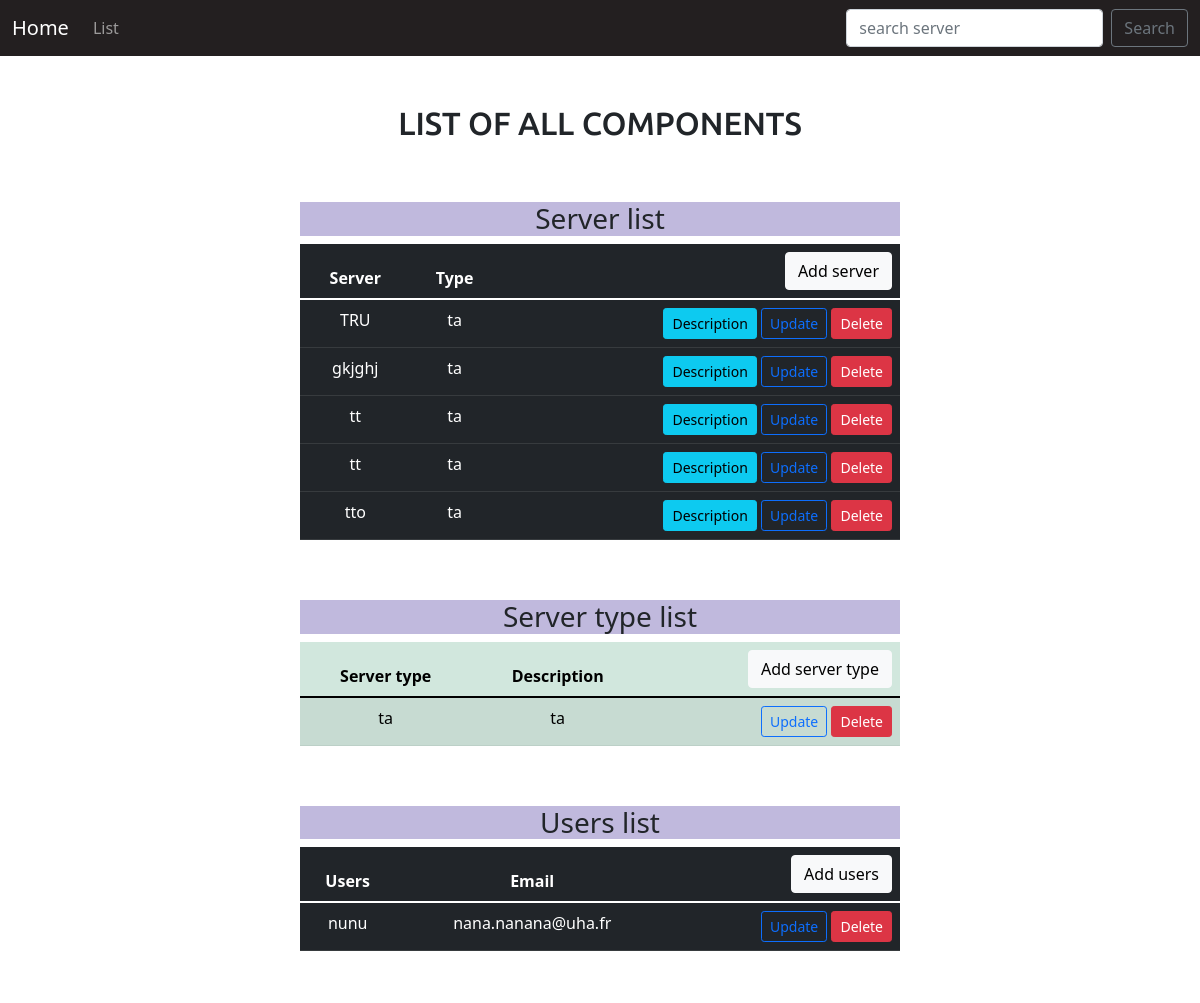
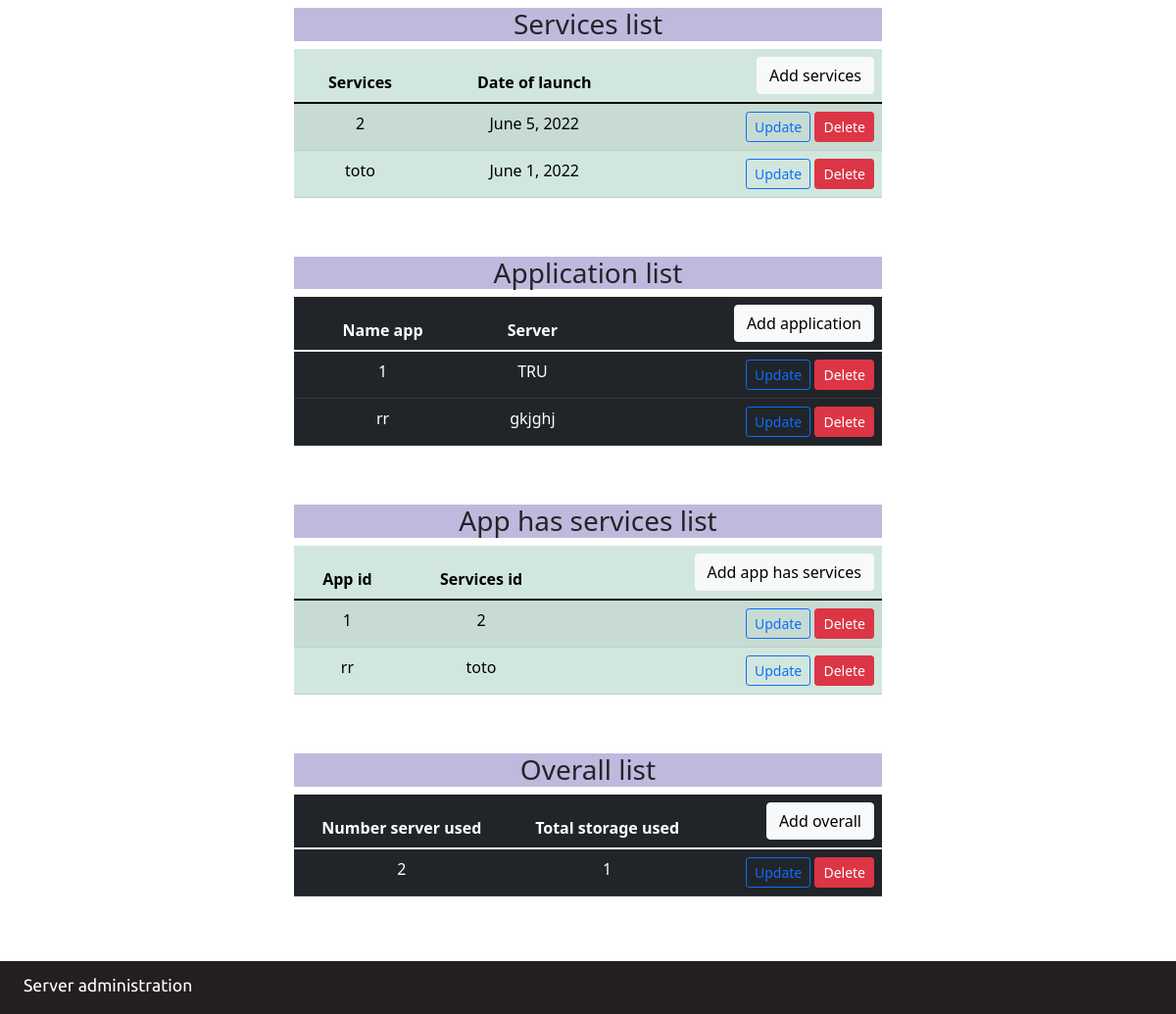
Page /list/ on the committed database (2 pictures, top to bottom).
### crud_main/models.py (models this page shows, shortened)
class server(models.Model):
    server_id = models.UUIDField(default=uuid.uuid4, unique=True, primary_key=True, editable=False)
    name = models.CharField(max_length=45)
    type_of_server = models.ForeignKey(type_of_server, on_delete=models.CASCADE)
    processor_number = models.CharField(max_length=45, blank=False)
    memory_capacity = models.CharField(max_length=45)
    storage_capacity = models.CharField(max_length=45)
    class Meta:
        ordering = ["name"]
        verbose_name_plural = "Servers"
    def __str__(self):
        return self.name

class type_of_server(models.Model):
    type_server_id = models.UUIDField(default=uuid.uuid4, unique=True, primary_key=True, editable=False)
    server_type = models.CharField(max_length=45)
    description = models.CharField(max_length=45)
    class Meta:
        ordering = ["type_server_id"]
        verbose_name_plural = "types_of_server"
    def __str__(self):
        return self.server_type

class user(models.Model):
    user_id = models.UUIDField(default=uuid.uuid4, unique=True, primary_key=True, editable=False)
    user_name = models.CharField(max_length=45)
    sur_name = models.CharField(max_length=45)
    email = models.EmailField()
    class Meta:
        ordering = ["user_id"]
        verbose_name_plural = "Users"

class services(models.Model):
    service_id = models.UUIDField(default=uuid.uuid4, unique=True, primary_key=True, editable=False)
    name_of_service = models.CharField(max_length=45)
    date_of_launch = models.DateField()
    memory_used = models.CharField(max_length=45)
    ram_memory = models.CharField(max_length=45)
    service_launched_onto = models.ForeignKey(server, on_delete=models.CASCADE)
    class Meta:
        ordering = ["service_id"]
        verbose_name_plural = "Services"
    def __str__(self):
        return self.name_of_service

class application(models.Model):
    app_id = models.UUIDField(default=uuid.uuid4, unique=True, blank=False, primary_key=False, editable=False)
    name_app = models.CharField(max_length=45)
    logo_app = models.ImageField(null = True, blank = True)
    server = models.ForeignKey(server, on_delete=models.CASCADE)
    user = models.ForeignKey("user", on_delete=models.CASCADE)
    class Meta:
        ordering = ["name_app"]
        verbose_name_plural = "Apps"
    def __str__(self):
        return self.name_app

class applicaitonshasservices(models.Model):
    app_id = models.ForeignKey(application, blank = False, on_delete=models.CASCADE)
    services_id = models.ForeignKey(services, blank = False, on_delete=models.CASCADE)
    class Meta:
        ordering = ["app_id"]
        verbose_name_plural = "AppsHasService"

class overall(models.Model):
    id = models.UUIDField(default=uuid.uuid4, unique=True, primary_key=True, editable=False)
    number_of_server_used = models.IntegerField()
    total_storage_used = models.IntegerField()
    class Meta:
        ordering = ["number_of_server_used"]
        verbose_name_plural = "Overall"

### crud_main/views.py (the view)
# urls.py: path('list/', views.list, name = "list"),
def list (request):
    serverlist = server.objects.all()
    type_of_serverlist = type_of_server.objects.all()
    userslist = user.objects.all()
    serverslist = services.objects.all()
    applicationslist = application.objects.all()
    applicationhasservices = applicaitonshasservices.objects.all()
    overalllist = overall.objects.all()
    context = {'server':serverlist,'type_of_server':type_of_serverlist,'users':userslist,'servers':serverslist,'applications':applicationslist,'applicationshasservices':applicationhasservices,'overall':overalllist}
    return render(request, 'crud_main/list.html', context)

### crud_main/templates/crud_main/list.html
{% extends "base.html" %}
{% block content %}
<br></br>
<div class="toutout">
  <center><h2 class="tlist">LIST OF ALL COMPONENTS</h2></center>
  <div class="tout">
    <center><h3 class="stlist">Server list</h3></center>
    <table class="table table-dark table-hover">
      <thead>
        <tr>
          <th scope="col" class="text-center">Server</th>
          <th scope="col" class="text-center">Type</th>
          <th class="text-end"><a href="{% url 'crud_main:create_server' %}" type="button" class="btn btn-light">Add server</a></th>
        </tr>
      </thead>
      <tbody>
        <tr>
            {% for list in server %}
          <td class="text-center">{{list.name}}</td>
          <td class="text-center">{{list.type_of_server}}</td>
          <td class="text-end">
            <a href="{% url 'crud_main:show_server' list.server_id %}" type="button" class="btn btn-info btn-sm">Description </a>
            <a href="{% url 'crud_main:update_server' list.server_id %}" type="button" class="btn btn-outline-primary btn-sm">Update</a>
            <a href="{% url 'crud_main:delete_servers' list.server_id %}" type="button" class="btn btn-danger btn-sm">Delete</a>
        </td>
        </tr>
        {% endfor %}
      </tbody>
    </table>
  </div>
  <div class="tout">
    <center><h3 class="stlist">Server type list</h3></center>
    <table class="table table-success table-striped">
      <thead>
        <tr>
          <th scope="col" class="text-center">Server type</th>
          <th scope="col" class="text-center">Description</th>
          <th class="text-end"><a href="{% url 'crud_main:type_of_server' %}" type="button" class="btn btn-light">Add server type</a></th>
        </tr>
      </thead>
      <tbody>
        <tr>
        {% for list in type_of_server %}
          <td class="text-center">{{list.server_type}}</td>
          <td class="text-center">{{list.description}}</td>
          <td class="text-end">
            <a href="{% url 'crud_main:update_type_of_server' list.type_server_id %}" type="button" class="btn btn-outline-primary btn-sm">Update</a>
            <a href="{% url 'crud_main:delete_type_of_server' list.type_server_id %}" type="button" class="btn btn-danger btn-sm">Delete</a>
        </td>
        </tr>
        {% endfor %}
      </tbody>
    </table>
  </div>
  <div class="tout">
    <center><h3 class="stlist">Users list</h3></center>
    <table class="table table-dark table-hover">
      <thead>
        <tr>
          <th scope="col" class="text-center">Users</th>
          <th scope="col" class="text-center">Email</th>
          <th class="text-end"><a href="{% url 'crud_main:users' %}" type="button" class="btn btn-light">Add users</a></th>
        </tr>
      </thead>
      <tbody>
        <tr>
        {% for list in users %}
          <td class="text-center">{{list.user_name}}</td>
          <td class="text-center">{{list.email}}</td>
          <td class="text-end">
            <a href="{% url 'crud_main:update_users' list.user_id %}" type="button" class="btn btn-outline-primary btn-sm">Update</a>
            <a href="{% url 'crud_main:delete_users' list.user_id %}" type="button" class="btn btn-danger btn-sm">Delete</a>
        </td>
        </tr>
        {% endfor %}
      </tbody>
    </table>
  </div>
  <div class="tout">
    <center><h3 class="stlist">Services list</h3></center>
    <table class="table table-success table-striped">
      <thead>
        <tr>
          <th scope="col" class="text-center">Services</th>
          <th scope="col" class="text-center">Date of launch</th>
          <th class="text-end"><a href="{% url 'crud_main:servers' %}" type="button" class="btn btn-light">Add services</a></th>
        </tr>
      </thead>
      <tbody>
        <tr>
          {% for list in servers %}
          <td class="text-center">{{list.name_of_service}}</td>
          <td class="text-center">{{list.date_of_launch}}</td>
          <td class="text-end">
            <a href="{% url 'crud_main:update_servers' list.service_id %}" type="button" class="btn btn-outline-primary btn-sm">Update</a>
            <a href="{% url 'crud_main:delete_servers' list.service_id %}" type="button" class="btn btn-danger btn-sm">Delete</a>
          </td>
        </tr>
        {% endfor %}
      </tbody>
    </table>
  </div>
  <div class="tout">
    <center><h3 class="stlist">Application list</h3></center>
    <table class="table table-dark table-hover">
      <thead>
        <tr>
          <th scope="col" class="text-center">Name app</th>
          <th scope="col" class="text-center">Server</th>
          <th class="text-end"><a href="{% url 'crud_main:applications' %}" type="button" class="btn btn-light">Add application</a></th>
        </tr>
      </thead>
      <tbody>
        <tr>
            {% for list in applications %}
          <td class="text-center">{{list.name_app}}</td>
          <td class="text-center">{{list.server}}</td>
          <td class="text-end">
            <a href="{% url 'crud_main:update_applications' list.app_id %}" type="button" class="btn btn-outline-primary btn-sm">Update</a>
            <a href="{% url 'crud_main:delete_applications' list.app_id %}" type="button" class="btn btn-danger btn-sm">Delete</a>
        </td>
        </tr>
        {% endfor %}
      </tbody>
    </table>
  </div>
  <div class="tout">
    <center><h3 class="stlist">App has services list</h3></center>
    <table class="table table-success table-striped">
      <thead>
        <tr>
          <th scope="col" class="text-center">App id</th>
          <th scope="col" class="text-center">Services id</th>
          <th class="text-end"><a href="{% url 'crud_main:apphasservices' %}" type="button" class="btn btn-light">Add app has services</a></th>
        </tr>
      </thead>
      <tbody>
        <tr>
            {% for list in applicationshasservices %}
          <td class="text-center">{{list.app_id}}</td>
          <td class="text-center">{{list.services_id}}</td>
          <td class="text-end">
            <a href="{% url 'crud_main:update_app_has_services' list.app_id %}" type="button" class="btn btn-outline-primary btn-sm">Update</a>
            <a href="{% url 'crud_main:delete_app_has_services' list.app_id %}" type="button" class="btn btn-danger btn-sm">Delete</a>
        </td>
        </tr>
        {% endfor %}
      </tbody>
    </table>
  </div>
  <div class="tout">
    <center><h3 class="stlist">Overall list</h3></center>
    <table class="table table-dark table-hover">
      <thead>
        <tr>
          <th scope="col" class="text-center">Number server used</th>
          <th scope="col" class="text-center">Total storage used</th>
          <th class="text-end"><a href="{% url 'crud_main:overall' %}" type="button" class="btn btn-light">Add overall</a></th>
        </tr>
      </thead>
      <tbody>
        <tr>
            {% for list in overall %}
          <td class="text-center">{{list.number_of_server_used}}</td>
          <td class="text-center">{{list.total_storage_used}}</td>
          <td class="text-end">
            <a href="{% url 'crud_main:update_overall' list.id %}" type="button" class="btn btn-outline-primary btn-sm">Update</a>
            <a href="{% url 'crud_main:delete_overall' list.id %}" type="button" class="btn btn-danger btn-sm">Delete</a>
        </td>
        </tr>
        {% endfor %}
      </tbody>
    </table>
  </div>
</div>
<br></br>
<br></br>
{% endblock %}

### templates/base.html (shortened to what this page needs)
{%load static%}
<!DOCTYPE html>
<html lang="en">
<head>
    <link rel="stylesheet" href="{% static 'lol.css' %}">
    <link href="https://cdn.jsdelivr.net/npm/bootstrap@5.1.3/dist/css/bootstrap.min.css" rel="stylesheet">
</head>
<body>
    <nav class="navbar navbar-expand-lg navbar-dark" style="background-color: #231F20;">
      <div class="container-fluid">
        <a class="navbar-brand" href="{% url 'crud_main:dataView' %}" >Home</a>
        <div class="collapse navbar-collapse" id="navbarSupportedContent">
          <ul class="navbar-nav me-auto mb-2 mb-lg-0">
            <li class="nav-item">
              <a class="nav-link" href="{% url 'crud_main:list' %}">List</a>
            </li>
          </ul>
          <form class="d-flex" role="search" method=POST action="">
            <input class="form-control me-2" type="search" placeholder="search server" aria-label="Search" name="searched">
            <button class="btn btn-outline-secondary" type="submit">Search</button>
          </form>
        </div>
      </div>
    </nav>
        {% block content %}
        {% endblock %}
<div class="footer">
  <p>Server administration</p>
</div>
</body>
</html>

### crud/static/lol.css (style rules this page uses)
body { background-color: #FFF4E9; }
.toutout { margin: auto; width: 50%; }
.tlist { margin-bottom: 5%; }
.stlist { background-color: #C0B9DD; margin-top: 10%; }
.tout { margin-bottom: 4%; }
h2 { font-family: 'Ubuntu'; text-align: center; }
.footer { position: fixed; padding-left: 2%; padding-top: 1%; bottom: 0; width: 100%; color: white; background-color: #231F20; text-align: justify; font-family: 'Ubuntu'; font-size: 110%; }

### rows in the picture
server: name "TRU", type_of_server "ta"
server: name "gkjghj", type_of_server "ta"
server: name "tt", type_of_server "ta"
server: name "tt", type_of_server "ta"
server: name "tto", type_of_server "ta"
type_of_server: server_type "ta", description "ta"
user: user_name "nunu", email "nana.nanana@uha.fr"
services: name_of_service "2", date_of_launch "June 5, 2022"
services: name_of_service "toto", date_of_launch "June 1, 2022"
application: name_app "1", server "TRU"
application: name_app "rr", server "gkjghj"
applicaitonshasservices: app_id "1", services_id "2"
applicaitonshasservices: app_id "rr", services_id "toto"
overall: number_of_server_used "2", total_storage_used "1"
